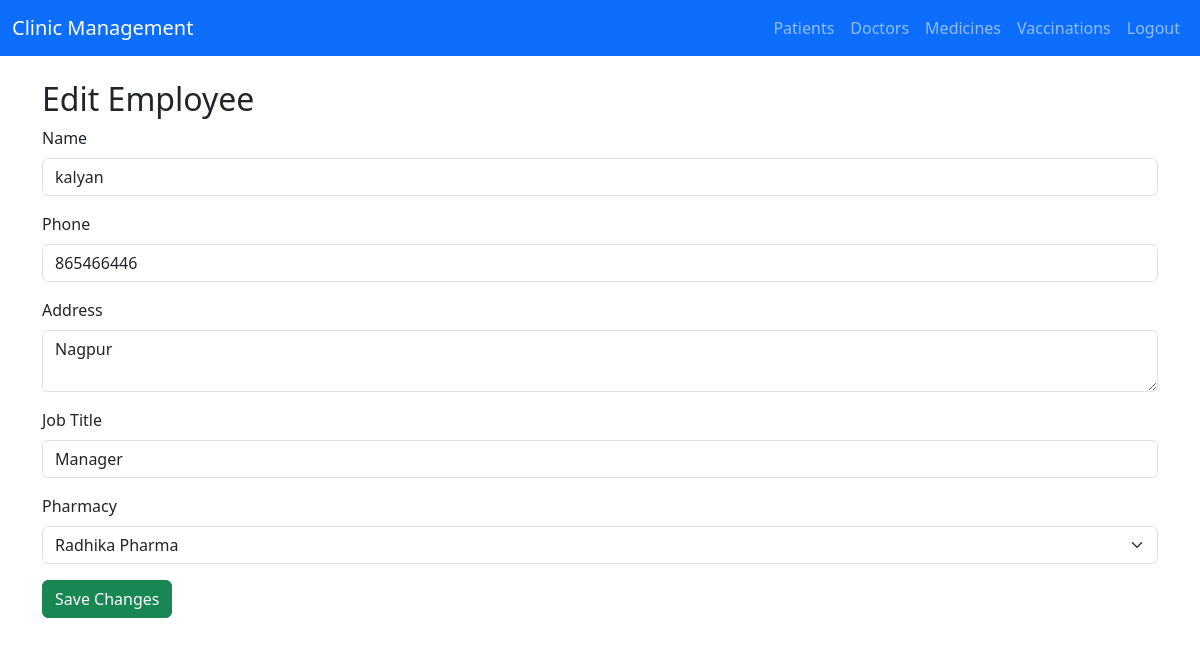
Page /employees/edit/1/ (signed in) on the committed database.
### clinic/models.py (models this page shows, shortened)
class Employee(models.Model):
    employee_id = models.AutoField(primary_key=True)
    employee_name = models.CharField(max_length=100)
    employee_phone_number = models.CharField(max_length=15)
    employee_address = models.TextField()
    job_title = models.CharField(max_length=100)
    pharmacy = models.ForeignKey(Pharmacy, on_delete=models.CASCADE)  # Link to Pharmacy
    payroll = models.ForeignKey('Payroll', on_delete=models.SET_NULL, null=True, blank=True)

class Pharmacy(models.Model):
    pharmacy_id = models.AutoField(primary_key=True)
    pharmacy_name = models.CharField(max_length=100)
    pharmacy_number = models.CharField(max_length=15)
    address = models.TextField()

### clinic/views.py (the view, shortened to what this page needs)
# urls.py: path('employees/edit/<int:employee_id>/', views.edit_employee, name='edit_employee'),
@login_required
def edit_employee(request, employee_id):
    employee = get_object_or_404(Employee, employee_id=employee_id)
    pharmacies = Pharmacy.objects.all()
    return render(request, 'clinic_management/edit_employee.html', {
        'employee': employee,
        'pharmacies': pharmacies
    })

### clinic/Templates/clinic_management/edit_employee.html (shortened to what this page needs)
{% extends 'clinic_management/base.html' %}
{% block content %}
<h2>Edit Employee</h2>
<form method="post">
    <div class="mb-3">
        <label for="employee_name" class="form-label">Name</label>
        <input type="text" id="employee_name" name="employee_name" class="form-control" value="{{ employee.employee_name }}" required>
    </div>
    <div class="mb-3">
        <label for="employee_phone_number" class="form-label">Phone</label>
        <input type="text" id="employee_phone_number" name="employee_phone_number" class="form-control" value="{{ employee.employee_phone_number }}" required>
    </div>
    <div class="mb-3">
        <label for="employee_address" class="form-label">Address</label>
        <textarea id="employee_address" name="employee_address" class="form-control" required>{{ employee.employee_address }}</textarea>
    </div>
    <div class="mb-3">
        <label for="job_title" class="form-label">Job Title</label>
        <input type="text" id="job_title" name="job_title" class="form-control" value="{{ employee.job_title }}" required>
    </div>
    <div class="mb-3">
        <label for="pharmacy" class="form-label">Pharmacy</label>
        <select id="pharmacy" name="pharmacy" class="form-select" required>
            {% for pharmacy in pharmacies %}
            <option value="{{ pharmacy.pharmacy_id }}" {% if employee.pharmacy == pharmacy %}selected{% endif %}>{{ pharmacy.pharmacy_name }}</option>
            {% endfor %}
        </select>
    </div>
    <button type="submit" class="btn btn-success">Save Changes</button>
</form>
{% endblock %}

### rows in the picture
Employee: employee_name "kalyan", employee_phone_number "865466446", employee_address "Nagpur", job_title "Manager", pharmacy "Radhika Pharma"
